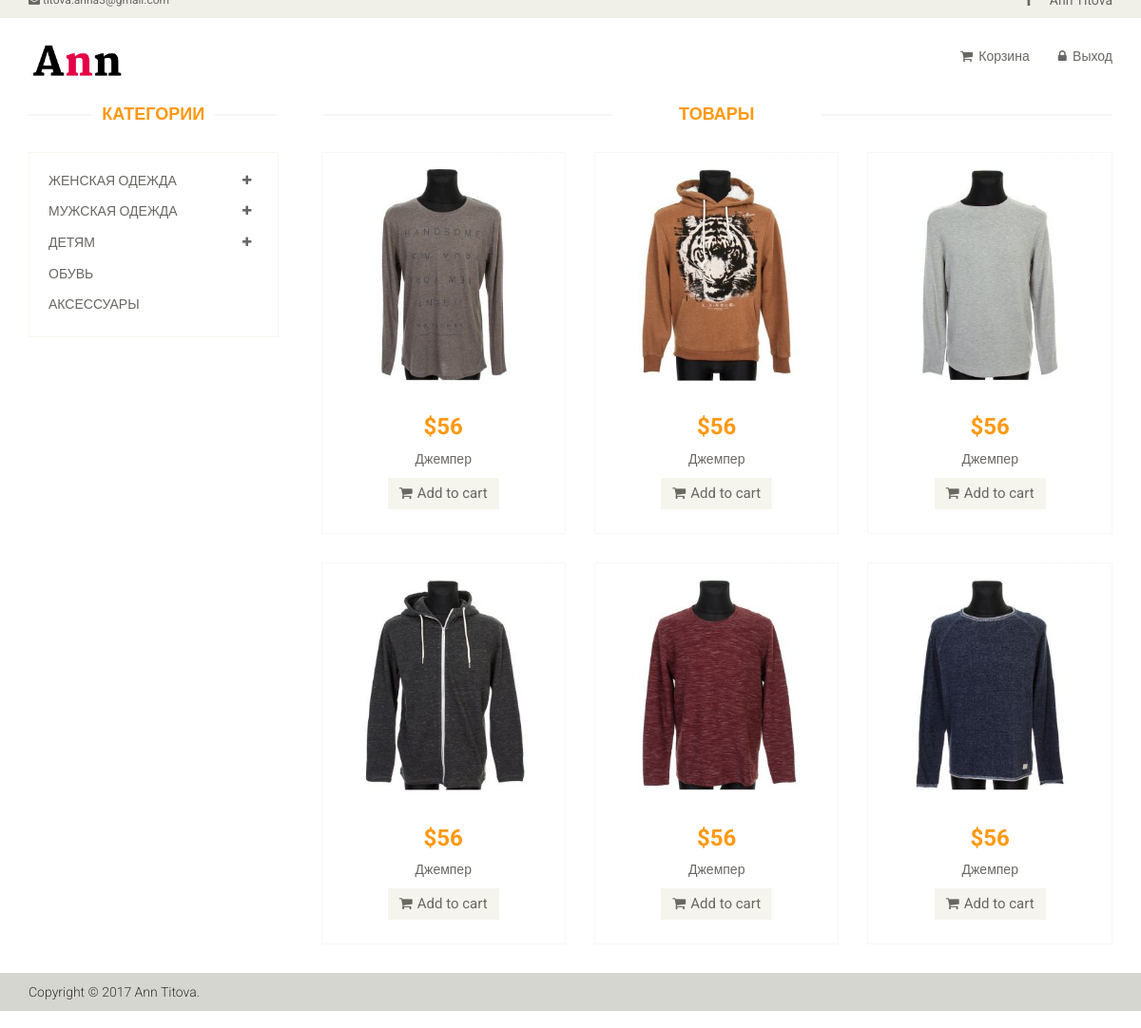
The app's page /magazin_man_jumper.php with its own data.
### tables this page shows
CREATE TABLE IF NOT EXISTS `products` (
  `id` int(111) NOT NULL AUTO_INCREMENT,
  `id_user` int(11) NOT NULL,
  `name` varchar(255) NOT NULL,
  `size` varchar(255) NOT NULL,
  `color` varchar(255) NOT NULL,
  `sezon` varchar(255) NOT NULL,
  `image` varchar(255) NOT NULL,
  `view` varchar(255) NOT NULL,
  `cart` int(11) NOT NULL,
  `price` varchar(255) NOT NULL,
  PRIMARY KEY (`id`)
);

### magazin_man_jumper.php (the view, shortened to what this page needs)
<?php include ("header.php"); ?>
				<div class="col-sm-9 padding-right">
					<div class="features_items">
						<h2 class="title text-center">Товары</h2>
												<?php
$res = mysql_query("SELECT * FROM products WHERE view = 'Manjumper'") or die(mysql_error());
while($total = mysql_fetch_array($res)){
echo '
<div class="col-sm-4">
							<div class="product-image-wrapper">
								<div class="single-products">
									<div class="productinfo text-center">
										<img src="images/home/jumper/'. $total['image'] .'" alt="" />
										<h2>'. $total['price'] .'</h2>
										<p>'. $total['name'] .'</p>
										<a href="#" class="btn btn-default add-to-cart"><i class="fa fa-shopping-cart"></i>Add to cart</a>
									</div>
									<div class="product-overlay">
										<div class="overlay-content">
										<div class = "content-opis">
										<p>Цвет: '. $total['color'] .'</p>
										<p>Размер: '. $total['size'] .'</p>
										<p>Сезон: '. $total['sezon'] .'</p>
										</div>
											<h2>'. $total['price'] .'</h2>
											<p>'. $total['name'] .'</p>
											<form action = "cart.php?id='. $total['id'] .'" method="post">
											 <button type="submit" class = "submit"> <a  class="btn btn-default add-to-cart"><i class="fa fa-shopping-cart"></i>Add to cart</a></button>
											</form>
										</div>
									</div>
								</div>
							</div>
						</div>
';
}
						?>
					</div>
				</div>
			<?php
						include ("footer.php");?>

### css/main.css (style rules this page uses)
body { font-family: 'Roboto', sans-serif; background:; position: relative; font-weight:400px; }
a { -webkit-transition: 300ms; -moz-transition: 300ms; -o-transition: 300ms; transition: 300ms; }
h1, h2, h3, h4, h5, h6 { font-family: 'Roboto', sans-serif; }
.left-sidebar h2:after, h2.title:after { content: " "; position: absolute; border: 1px solid #f5f5f5; bottom:8px; left: 0; width: 100%; height: 0; z-index: -2; }
h2.title:before { content: " "; position: absolute; background: #fff; bottom: -6px; width: 220px; height: 30px; z-index: -1; left: 50%; margin-left: -110px; }
.padding-right { padding-right: 0; }
.features_items { overflow:hidden; }
h2.title { color: #FE980F; font-family: 'Roboto', sans-serif; font-size: 18px; font-weight: 700; margin: 0 15px; text-transform: uppercase; margin-bottom: 30px; position: relative; }
.product-image-wrapper { border:1px solid #F7F7F5; overflow: hidden; margin-bottom:30px; }
.single-products { position: relative; }
.productinfo h2 { color: #FE980F; font-family: 'Roboto', sans-serif; font-size: 24px; font-weight: 700; }
.productinfo p { font-family: 'Roboto', sans-serif; font-size: 14px; font-weight: 400; color: #696763; }
.productinfo img { width: 100%; }
.productinfo { position:relative; }
.product-overlay { background:#FE980F; top: 0; display: none; height: 0; position: absolute; transition: height 500ms ease 0s; width: 100%; display: block; opacity:; }
.product-overlay .overlay-content { bottom: 5%; position: absolute; bottom: 5%; text-align: center; width: 100%; }
.add-to-cart { background:#F5F5ED; border: 0 none; border-radius: 0; color: #696763; font-family: 'Roboto', sans-serif; font-size: 15px; margin-bottom: 25px; }
.add-to-cart i { margin-right:5px; }

### records on screen
products: image (picture), price "$56", name "Джемпер"
products: image (picture), price "$56", name "Джемпер"
products: image (picture), price "$56", name "Джемпер"
products: image (picture), price "$56", name "Джемпер"
products: image (picture), price "$56", name "Джемпер"
products: image (picture), price "$56", name "Джемпер"
